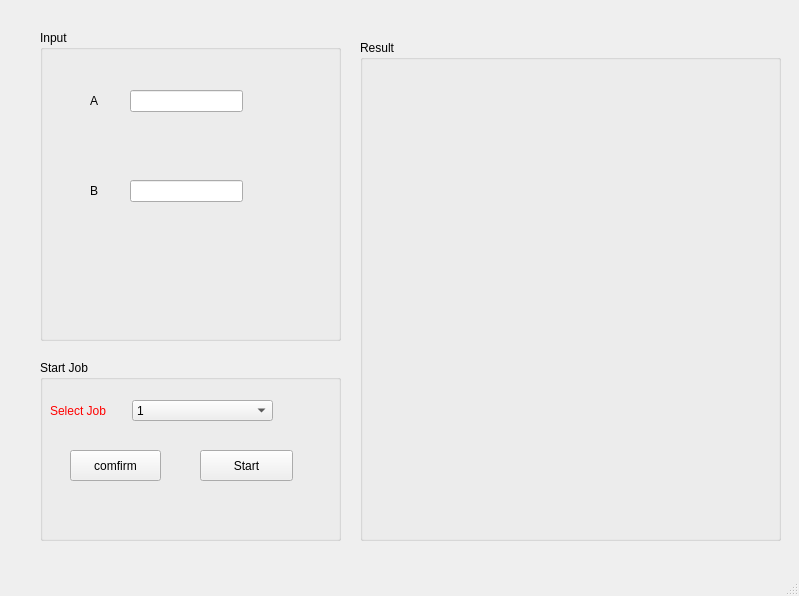
<?xml version="1.0" encoding="UTF-8"?>
<ui version="4.0">
 <class>MainWindow</class>
 <widget class="QMainWindow" name="MainWindow">
  <property name="geometry">
   <rect>
    <x>0</x>
    <y>0</y>
    <width>799</width>
    <height>596</height>
   </rect>
  </property>
  <property name="windowTitle">
   <string>MainWindow</string>
  </property>
  <widget class="QWidget" name="centralwidget">
   <widget class="QGroupBox" name="groupBox">
    <property name="geometry">
     <rect>
      <x>360</x>
      <y>40</y>
      <width>421</width>
      <height>501</height>
     </rect>
    </property>
    <property name="title">
     <string>Result</string>
    </property>
    <widget class="MplWidget" name="MplWidget" native="true">
     <property name="geometry">
      <rect>
       <x>20</x>
       <y>70</y>
       <width>391</width>
       <height>371</height>
      </rect>
     </property>
    </widget>
   </widget>
   <widget class="QGroupBox" name="groupBox_2">
    <property name="geometry">
     <rect>
      <x>40</x>
      <y>30</y>
      <width>301</width>
      <height>311</height>
     </rect>
    </property>
    <property name="title">
     <string>Input</string>
    </property>
    <widget class="QLineEdit" name="input1">
     <property name="geometry">
      <rect>
       <x>90</x>
       <y>60</y>
       <width>113</width>
       <height>22</height>
      </rect>
     </property>
    </widget>
    <widget class="QLineEdit" name="input_2">
     <property name="geometry">
      <rect>
       <x>90</x>
       <y>150</y>
       <width>113</width>
       <height>22</height>
      </rect>
     </property>
    </widget>
    <widget class="QLabel" name="label">
     <property name="geometry">
      <rect>
       <x>50</x>
       <y>60</y>
       <width>21</width>
       <height>21</height>
      </rect>
     </property>
     <property name="text">
      <string>A</string>
     </property>
    </widget>
    <widget class="QLabel" name="label_2">
     <property name="geometry">
      <rect>
       <x>50</x>
       <y>150</y>
       <width>21</width>
       <height>21</height>
      </rect>
     </property>
     <property name="text">
      <string>B</string>
     </property>
    </widget>
   </widget>
   <widget class="QGroupBox" name="groupBox_3">
    <property name="geometry">
     <rect>
      <x>40</x>
      <y>360</y>
      <width>301</width>
      <height>181</height>
     </rect>
    </property>
    <property name="title">
     <string>Start Job</string>
    </property>
    <widget class="QPushButton" name="compute">
     <property name="geometry">
      <rect>
       <x>160</x>
       <y>90</y>
       <width>93</width>
       <height>31</height>
      </rect>
     </property>
     <property name="text">
      <string>Start</string>
     </property>
    </widget>
    <widget class="QComboBox" name="comboBox">
     <property name="geometry">
      <rect>
       <x>92</x>
       <y>40</y>
       <width>141</width>
       <height>21</height>
      </rect>
     </property>
     <item>
      <property name="text">
       <string>1</string>
      </property>
     </item>
     <item>
      <property name="text">
       <string>2</string>
      </property>
     </item>
     <item>
      <property name="text">
       <string>3</string>
      </property>
     </item>
    </widget>
    <widget class="QLabel" name="label_3">
     <property name="geometry">
      <rect>
       <x>10</x>
       <y>40</y>
       <width>61</width>
       <height>21</height>
      </rect>
     </property>
     <property name="styleSheet">
      <string notr="true">color: rgb(255, 0, 0);</string>
     </property>
     <property name="text">
      <string>Select Job</string>
     </property>
    </widget>
    <widget class="QPushButton" name="comfirm">
     <property name="geometry">
      <rect>
       <x>30</x>
       <y>90</y>
       <width>91</width>
       <height>31</height>
      </rect>
     </property>
     <property name="text">
      <string>comfirm</string>
     </property>
    </widget>
   </widget>
  </widget>
  <widget class="QMenuBar" name="menubar">
   <property name="geometry">
    <rect>
     <x>0</x>
     <y>0</y>
     <width>799</width>
     <height>26</height>
    </rect>
   </property>
  </widget>
  <widget class="QStatusBar" name="statusbar"/>
 </widget>
 <customwidgets>
  <customwidget>
   <class>MplWidget</class>
   <extends>QWidget</extends>
   <header>mplwidget.h</header>
   <container>1</container>
  </customwidget>
 </customwidgets>
 <resources/>
 <connections/>
</ui>
